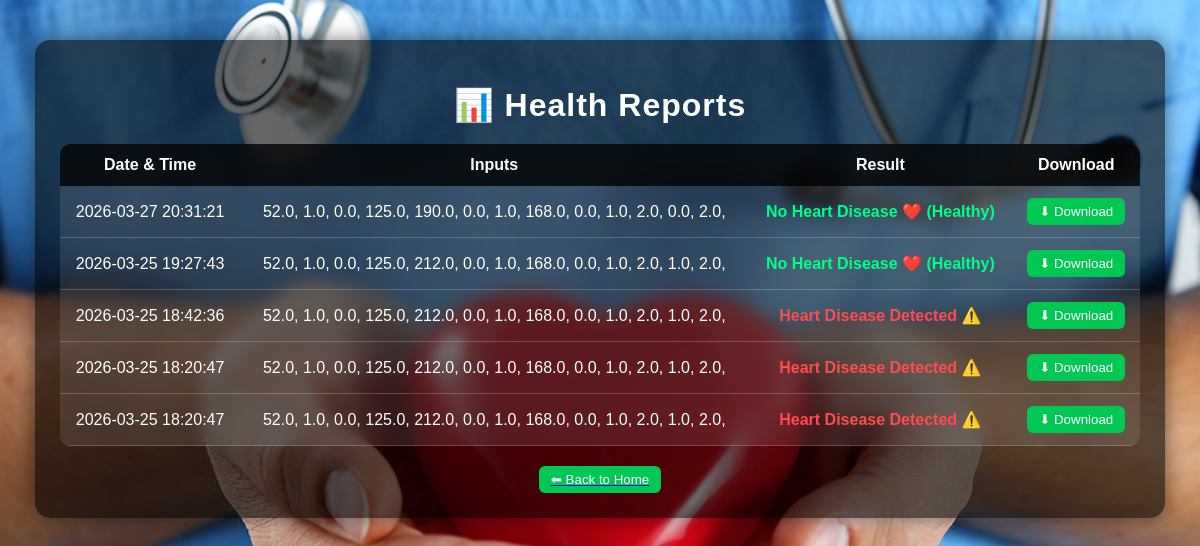
The app's page /history with its own data.
### tables this page shows
CREATE TABLE history (
        id INTEGER PRIMARY KEY AUTOINCREMENT,
        time TEXT,
        inputs TEXT,
        result TEXT
    );

### app.py (the view)
@app.route('/history')
def history():
    conn = sqlite3.connect('heart.db')
    c = conn.cursor()
    c.execute("SELECT * FROM history ORDER BY id DESC")
    rows = c.fetchall()
    conn.close()
    import ast
    data = []
    for r in rows:
        data.append({
            "id":r[0],
            "time": r[1],
            "inputs": ast.literal_eval(r[2]),
            "result": r[3]
        })
    return render_template("history.html", data=data)

### templates/history.html (shortened to what this page needs)
<!DOCTYPE html>
<html>
<head>
</head>
<body>
<div class="container">
    <h1>📊 Health Reports</h1>
    <table>
        <tr>
            <th>Date & Time</th>
            <th>Inputs</th>
            <th>Result</th>
            <th>Download</th>
        </tr>
        {% for d in data %}
        <tr>
            <td>{{ d.time }}</td>
            <td>
                {% for val in d.inputs %}
                    {{ val }},
                {% endfor %}
            </td>
            <td>
                {% if "No Heart" in d.result %}
                    <span class="good">{{ d.result }}</span>
                {% else %}
                    <span class="bad">{{ d.result }}</span>
                {% endif %}
            </td>
            <td>
                <a href="{{ url_for('download', id=d.id) }}">
                    <button class="btn">⬇ Download</button>
                </a>
            </td>
        </tr>
        {% endfor %}
    </table>
    <a href="{{ url_for('home') }}">
        <button class="btn back-btn">⬅ Back to Home</button>
    </a>
</div>
</body>
</html>

### templates/history.html (style rules this page uses)
body { margin: 0; font-family: Arial; color: white; background: url("/static/br.jpg") no-repeat center center fixed; background-size: cover; }
.container { width: 90%; margin: auto; margin-top: 40px; background: rgba(0,0,0,0.6); padding: 25px; border-radius: 15px; box-shadow: 0 0 20px rgba(0,0,0,0.5); }
h1 { text-align: center; margin-bottom: 20px; font-size: 32px; letter-spacing: 1px; }
table { width: 100%; border-collapse: collapse; background: rgba(255,255,255,0.1); backdrop-filter: blur(8px); border-radius: 10px; overflow: hidden; }
th, td { padding: 12px; text-align: center; }
th { background: rgba(0,0,0,0.8); font-size: 16px; }
tr { transition: 0.3s; }
td { border-bottom: 1px solid rgba(255,255,255,0.2); }
.good { color: #00ff88; font-weight: bold; }
.bad { color: #ff4d4d; font-weight: bold; }
.btn { padding: 6px 12px; background: #00c853; border: none; color: white; border-radius: 6px; cursor: pointer; transition: 0.3s; }
.back-btn { margin-top: 20px; display: block; margin-left: auto; margin-right: auto; }

### records on screen
history: time "2026-03-27 20:31:21", inputs "52.0" "1.0" "0.0" "125.0" "190.0" "0.0" "1.0" "168.0" "0.0" "1.0" "2.0" "0.0" "2.0", result "No Heart Disease ❤️ (Healthy)"
history: time "2026-03-25 19:27:43", inputs "52.0" "1.0" "0.0" "125.0" "212.0" "0.0" "1.0" "168.0" "0.0" "1.0" "2.0" "1.0" "2.0", result "No Heart Disease ❤️ (Healthy)"
history: time "2026-03-25 18:42:36", inputs "52.0" "1.0" "0.0" "125.0" "212.0" "0.0" "1.0" "168.0" "0.0" "1.0" "2.0" "1.0" "2.0", result "Heart Disease Detected ⚠️"
history: time "2026-03-25 18:20:47", inputs "52.0" "1.0" "0.0" "125.0" "212.0" "0.0" "1.0" "168.0" "0.0" "1.0" "2.0" "1.0" "2.0", result "Heart Disease Detected ⚠️"
history: time "2026-03-25 18:20:47", inputs "52.0" "1.0" "0.0" "125.0" "212.0" "0.0" "1.0" "168.0" "0.0" "1.0" "2.0" "1.0" "2.0", result "Heart Disease Detected ⚠️"
